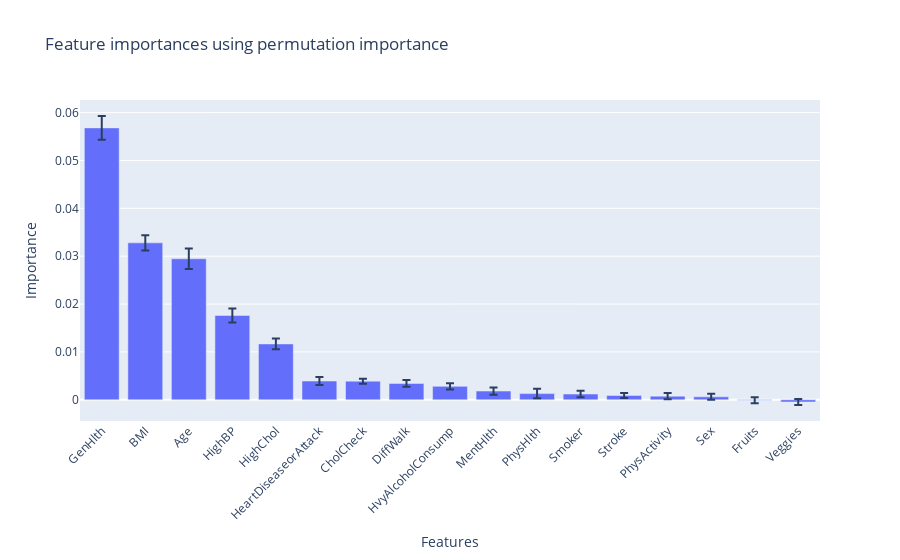

This figure's notebook cell:
### Markdown cell above
Tareas:
1. Para mitigar los problemas encontrados en la sección anterior, Dr. Simi le pide implementar un **método de permutación** que le permita observar la importancia de las features. `Nota:`Tenga cuidado con el orden de las columnas de este método. `Hint:` Puede obtener los features del clasificador con su respectivo orden mediante el método `.get_booster().feature_names` (2 puntos)
2. Para que su modelo sea consistente, repita el proceso **30 veces** y verifique la desviación estándar de sus resultados (¿Qué señala esta?). (2 puntos)
3. Visualice los resultados de este método en un gráfico. (2 puntos)
4. Además, responda las siguientes preguntas:
  - ¿Cómo mide la importancia de las features su propuesta? (1 punto)
  - ¿Qué features tienen un mayor impacto en la salida del modelo?. Comente las 5 primeras, ¿tienen sentido? (1 punto)
  - ¿Cómo cambian sus conclusiones con respecto a las features importances del punto anterior? (1 punto)
  - Nombre y explique 3 ventajas y 3 desventajas del método implementado. (1 punto)

### Code cell
import plotly.express as px
import plotly.graph_objects as go
from sklearn.inspection import permutation_importance
import numpy as np

# Implementar el método de permutación
results = permutation_importance(pipeline, X_test, y_test, n_repeats=30, random_state=42, n_jobs=-1)

# Obtener la media y la desviación estándar de las importancias
importances_mean = results.importances_mean
importances_std = results.importances_std
indices = np.argsort(importances_mean)[::-1]

# Crear un DataFrame para las importancias
importance_df = pd.DataFrame({
    'Feature': X_test.columns[indices],
    'Importance Mean': importances_mean[indices],
    'Importance Std': importances_std[indices]
})

# Visualizar los resultados con Plotly
fig = go.Figure()

fig.add_trace(go.Bar(
    x=importance_df['Feature'],
    y=importance_df['Importance Mean'],
    error_y=dict(type='data', array=importance_df['Importance Std']),
    name='Feature Importance'
))

fig.update_layout(
    title="Feature importances using permutation importance",
    xaxis_title="Features",
    yaxis_title="Importance",
    xaxis_tickangle=-45
)

fig.show()

### Figure 1 — Plotly figure (JSON) as saved in the notebook; plotly's stock layout.template omitted (floating-point values rounded to 4 significant figures)
{"data": [{"error_y": {"array": [0.002474, 0.001605, 0.002126, 0.001466, 0.001116, 0.0008324, 0.0005175, 0.0006987, 0.0006423, 0.0007554, 0.0009921, 0.000676, 0.0005022, 0.0006684, 0.0006273, 0.0006283, 0.0006215], "type": "data"}, "name": "Feature Importance", "type": "bar", "x": ["GenHlth", "BMI", "Age", "HighBP", "HighChol", "HeartDiseaseorAttack", "CholCheck", "DiffWalk", "HvyAlcoholConsump", "MentHlth", "PhysHlth", "Smoker", "Stroke", "PhysActivity", "Sex", "Fruits", "Veggies"], "y": [0.05681, 0.03279, 0.02946, 0.01762, 0.01167, 0.003913, 0.003893, 0.003416, 0.002808, 0.001821, 0.001289, 0.001197, 0.0009011, 0.000761, 0.000621, -0.0001132, -0.0004569]}], "layout": {"title": {"text": "Feature importances using permutation importance"}, "xaxis": {"tickangle": -45, "title": {"text": "Features"}}, "yaxis": {"title": {"text": "Importance"}}}}
